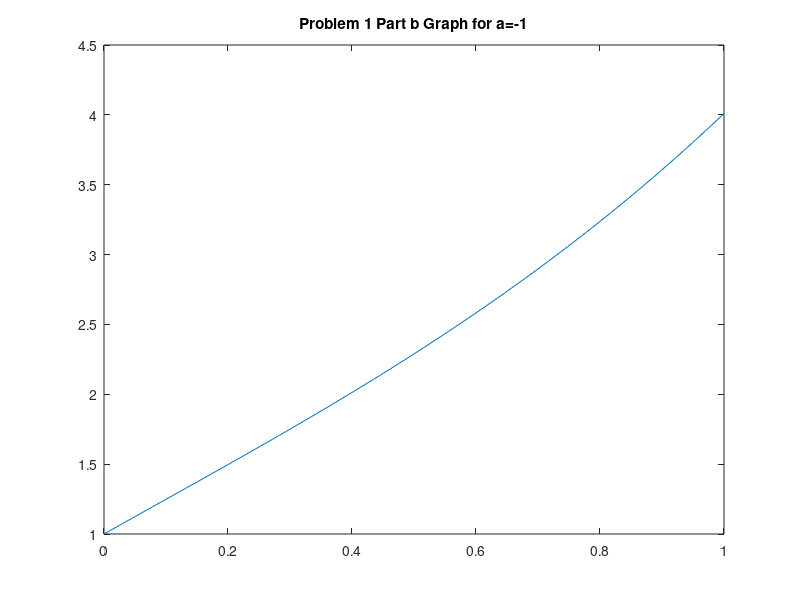
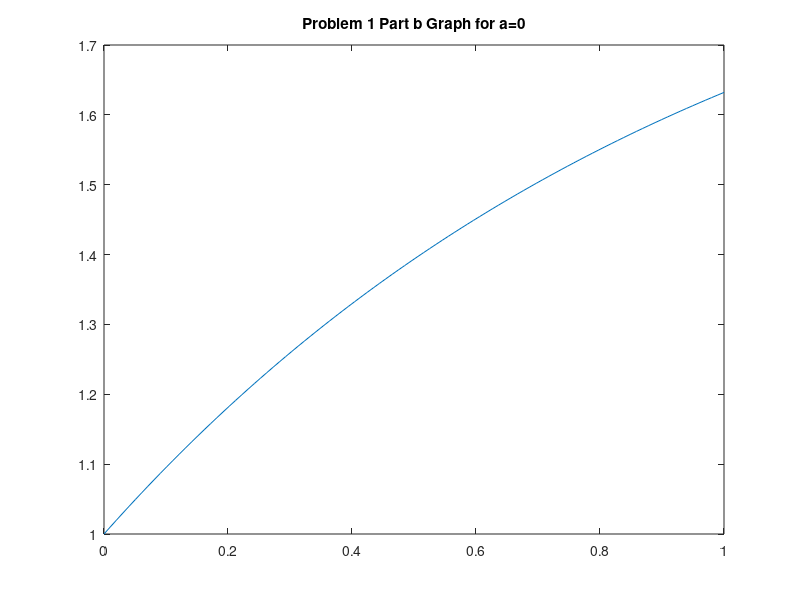
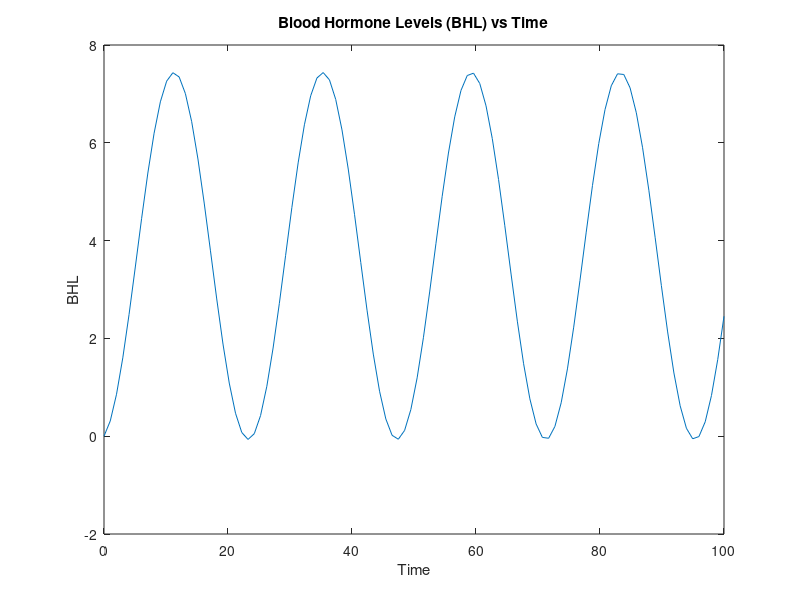

Source code (MATLAB) for these figures, in order:
% Zane Grothe
% AERO 7970
% HW 1
% 8/26/22

clear all
close all
clc

%% Problem 1 ~~~~~~~~~~~~~~~~~~~~

% Part b

b=[-10^2,-1,0,1,10^2,10^4];
x=linspace(0,1);

c=1;
while c < 7
    a=b(1,c);
    if a==1
        disp(sprintf('In Problem 1 Part b there is no solution for a=%.0f',a));
    else
        figure(c)
        P=exp(x*(a-1))/(a-1);
        Q=1-1/(a-1);
        R=exp(a*x);
        u=P+Q./R;
        plot(x,u)
        title(sprintf('Problem 1 Part b Graph for a=%.0f',a))
    end
    c=c+1;
end


%% Problem 2 ~~~~~~~~~~~~~~~~~~~~

% Part b

K=0.05;
A=1;
B=1;
t=linspace(0,100);

y=(1./exp(K*t)).*(exp(K*t).*(A*(144*K^2+pi^2)+144*B*K^2*sin(pi*t./12)...
    -12*pi*B*K*cos(pi*t./12)))./(K*(144*K^2+pi^2))...
    -((A*(144*K^2+pi^2)-12*pi*B*K)/(K*(144*K^2+pi^2)));

figure(7)
plot(t,y)
title('Blood Hormone Levels (BHL) vs Time')
xlabel('Time')
ylabel('BHL')
